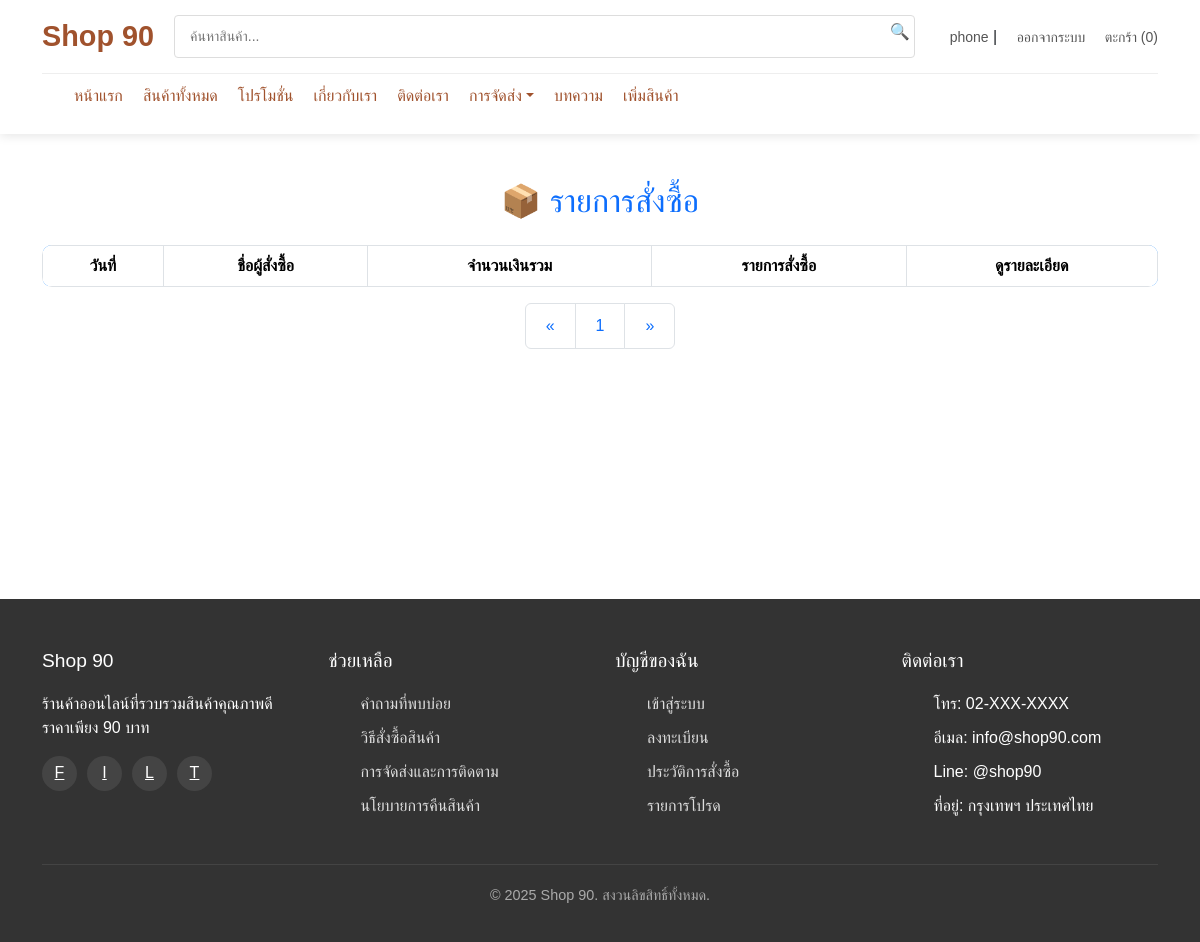
Page /page/order_list.php?page=2 (signed in) on the earlier database version.
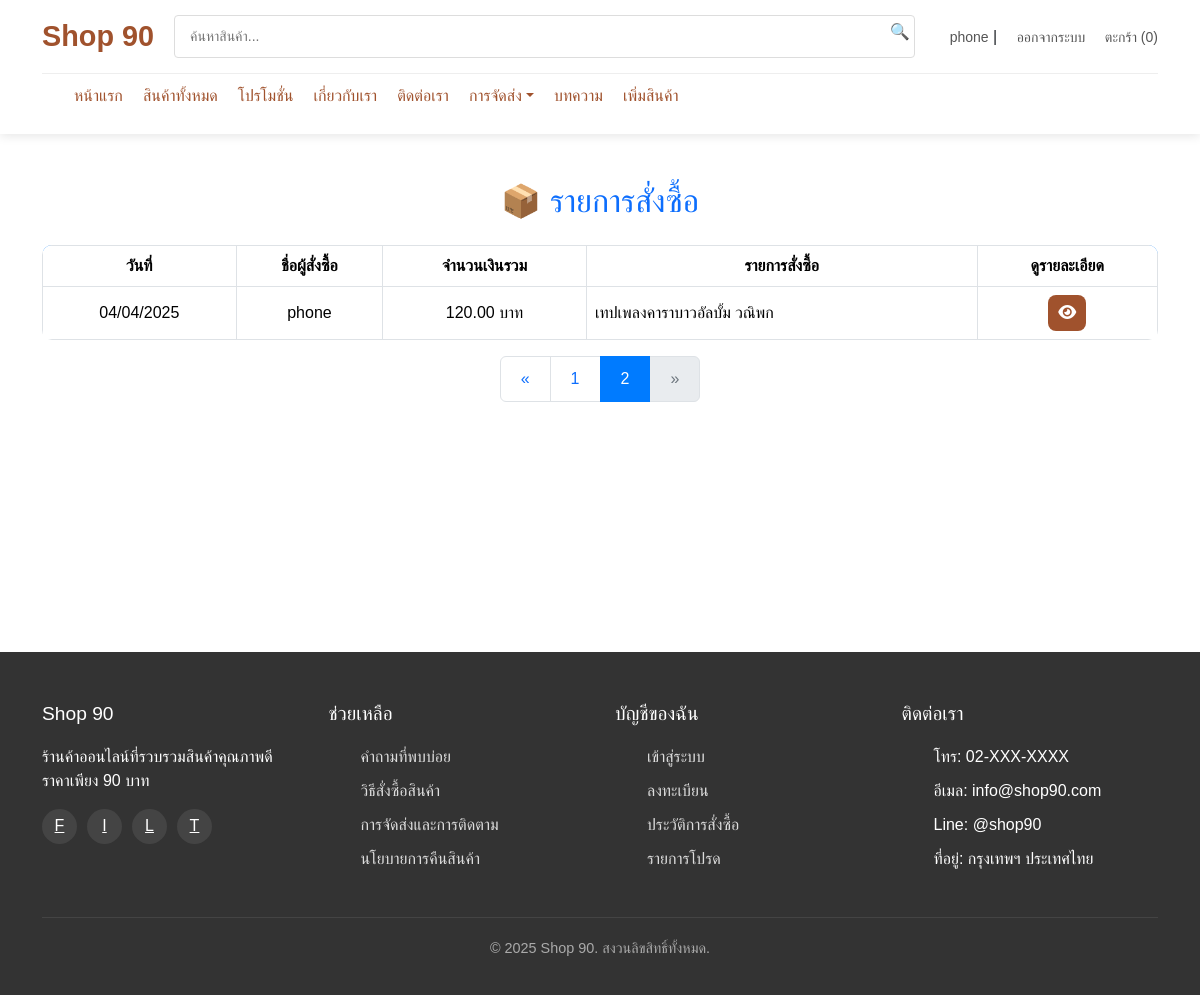
Same page on the later database version.
### tables this page shows
CREATE TABLE `order_history` (
  `order_id` int(11) NOT NULL,
  `user_id` int(11) NOT NULL,
  `product_id` int(11) NOT NULL,
  `quantity` int(11) NOT NULL,
  `price` decimal(10,2) NOT NULL,
  `total` decimal(10,2) NOT NULL,
  `tracking_number` varchar(100) DEFAULT NULL,
  `delivery_company` varchar(100) DEFAULT NULL,
  `order_date` datetime DEFAULT current_timestamp(),
  `shipping_address` text DEFAULT NULL,
  `phone` varchar(20) DEFAULT NULL,
  `status` enum('รอดำเนินการ','กำลังจัดส่ง','จัดส่งแล้ว') DEFAULT 'รอดำเนินการ'
);

CREATE TABLE `users` (
  `user_id` int(11) NOT NULL,
  `username` varchar(255) NOT NULL,
  `email` varchar(255) NOT NULL,
  `password` varchar(255) NOT NULL,
  `phone_number` varchar(20) DEFAULT NULL,
  `address` text DEFAULT NULL,
  `user_type` enum('customer','admin') NOT NULL DEFAULT 'customer',
  `created_at` timestamp NOT NULL DEFAULT current_timestamp(),
  `profile_image` varchar(255) NOT NULL DEFAULT 'default.png'
);

### page/order_list.php (the view, shortened to what the changed rows need)
<?php
include('../includes/header.php');
$user_id = $_SESSION['user_id'];
$limit = 5;
$page = isset($_GET['page']) ? (int)$_GET['page'] : 1;
$start = ($page - 1) * $limit;
$where_clause = "AND oh.user_id = $user_id";
$sql = "SELECT order_date, u.username AS user_name,
               GROUP_CONCAT(oh.product_id SEPARATOR ', ') AS products,
               SUM(oh.total) AS total,
               oh.order_id
        FROM order_history oh
        JOIN users u ON oh.user_id = u.user_id
        WHERE 1 $where_clause  -- เฉพาะข้อมูลของ user ที่ล็อกอินอยู่
        GROUP BY oh.user_id, order_date
        ORDER BY order_date DESC
        LIMIT $start, $limit";
$result = $conn->query($sql);
$count_sql = "SELECT COUNT(*) AS total
              FROM (
                  SELECT 1
                  FROM order_history oh
                  JOIN users u ON oh.user_id = u.user_id
                  WHERE 1 $where_clause
                  GROUP BY oh.user_id, order_date
              ) AS grouped_dates";
$count_result = $conn->query($count_sql);
$total_orders = $count_result->fetch_assoc()['total'];
$total_pages = ceil($total_orders / $limit);
?>
<body>
    <div class="container mt-5">
        <h2 class="mb-4 text-center text-primary">📦 รายการสั่งซื้อ</h2>
        <div class="table-responsive">
            <table class="table table-bordered order-table">
                <thead>
                    <tr class="text-center">
                        <th>วันที่</th>
                        <th>ชื่อผู้สั่งซื้อ</th>
                        <th>จำนวนเงินรวม</th>
                        <th>รายการสั่งซื้อ</th>
                        <th>ดูรายละเอียด</th>
                    </tr>
                </thead>
                <tbody>
                    <?php while ($row = $result->fetch_assoc()): ?>
                    <tr class="text-center align-middle">
                        <td><?= date('d/m/Y', strtotime($row['order_date'])) ?></td>
                        <td><?= htmlspecialchars($row['user_name']) ?></td>
                        <td><?= number_format($row['total'], 2) ?> บาท</td>
                        <td class="product-names-cell" title="<?php
    $product_ids = explode(', ', $row['products']);
    $product_names = [];
    foreach ($product_ids as $product_id) {
        $product_id = intval($product_id);
        $product_sql = "SELECT product_name FROM products WHERE product_id = $product_id";
        $product_result = $conn->query($product_sql);
        if ($product_result && $product_row = $product_result->fetch_assoc()) {
            $product_names[] = $product_row['product_name'];
        }
    }
    echo htmlspecialchars(implode(', ', $product_names));
?>">
                            <?= htmlspecialchars(implode(', ', $product_names)) ?>
                        </td>
                        <td>
                            <button type="button" class="view-order-btn" data-toggle="modal"
                                data-target="#orderModal<?= $row['order_id'] ?>" title="ดูรายละเอียด">
                                <i class="fas fa-eye"></i>
                            </button>
                        </td>
                    </tr>
                                                <?php
                                    $product_ids = explode(', ', $row['products']);
                                    $product_names = [];
                                    foreach ($product_ids as $product_id) {
                                        $product_id = (int)$product_id;
                                        $sql_modal_product = "SELECT product_name FROM products WHERE product_id = $product_id";
                                        $result_modal_product = $conn->query($sql_modal_product);
                                        if ($result_modal_product && $product_row = $result_modal_product->fetch_assoc()) {
                                            $product_names[] = $product_row['product_name'];
                                        }
                                    }
                                    ?>
                                        <?php
                                    $product_ids = explode(', ', $row['products']);
                                    foreach ($product_ids as $product_id) {
                                        $product_sql = "SELECT product_image FROM products WHERE product_id = $product_id";
                                        $product_result = $conn->query($product_sql);
                                        if ($product_result && $product_row = $product_result->fetch_assoc()) {
                                            $image_url = $product_row['product_image'];
                                            echo '<div class="col-6 col-md-3">';
                                            echo '<div class="card custom-image-card">';
                                            echo '<img src="../assets/image/' . $image_url . '" alt="Product Image" class="img-fluid">';
                                            echo '</div>';
                                            echo '</div>';
                                        }
                                    }
                                    ?>
                    <?php endwhile; ?>
                </tbody>
            </table>
        </div>
        <nav aria-label="Page navigation" style="margin-bottom: 250px;">
            <ul class="pagination justify-content-center">
                <?php for ($i = 1; $i <= $total_pages; $i++): ?>
                <li class="page-item <?= ($page == $i) ? 'active' : '' ?>">
                    <a class="page-link" href="?page=<?= $i ?>"><?= $i ?></a>
                </li>
                <?php endfor; ?>
                <li class="page-item <?= ($page == $total_pages) ? 'disabled' : '' ?>">
                    <a class="page-link" href="?page=<?= $page + 1 ?>" aria-label="Next">
                        <span aria-hidden="true">&raquo;</span>
                    </a>
                </li>
            </ul>
        </nav>
    </div>
</body>
</html>
<?php include('../includes/footer.php'); ?>

Differences in the rows shown:
now on this page (row edited): order_history: order_date "04/04/2025", user.username "phone", total "120.00", product_names "เทปเพลงคาราบาวอัลบั้ม วณิพก"
Other differences:
new list line: "2"
